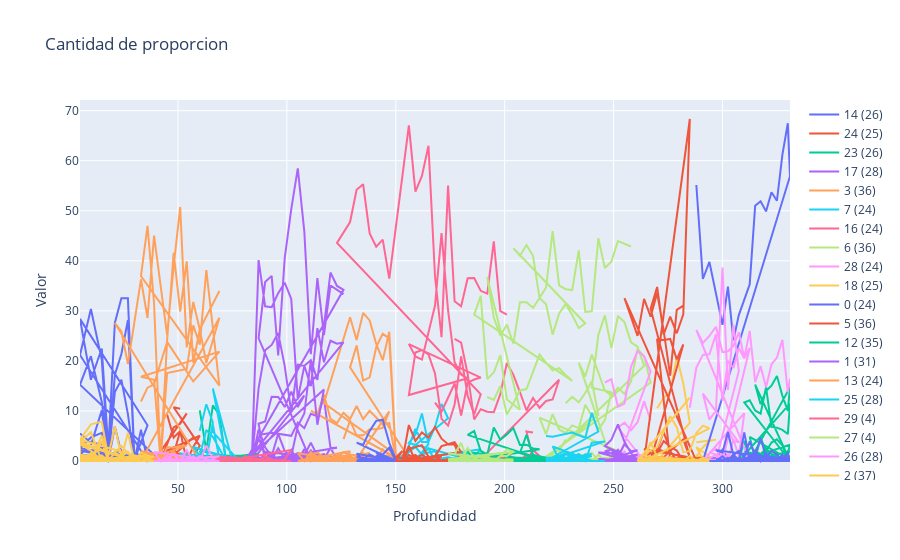

Write notebook code for a chart like this one.
### Code cell
fig = go.Figure()

for element in df_features_1_31["Cluster"].unique():
    nameCluster = str(element) + " (" +  str(len(df_features_1_31[df_features_1_31["Cluster"] == element]["Family"].unique())) + ")"
    fig.add_trace(go.Scatter(x=df_features_1_31[df_features_1_31["Cluster"] == element]["Profundidad"], y=df_features_1_31[df_features_1_31["Cluster"] == element]["Valor"], name=nameCluster))

fig.update_layout(title='Cantidad de proporcion',
                   xaxis_title='Profundidad',
                   yaxis_title='Valor')
fig.show()

### Figure 1 — Plotly figure (JSON) as saved in the notebook; plotly's stock layout.template omitted (floating-point values rounded to 4 significant figures; data arrays with more than 128 entries replaced by an {"elided": "..."} marker saying what was removed)
{"data": [{"name": "14 (26)", "type": "scatter", "x": {"elided": "274 int values"}, "y": {"elided": "274 float values"}}, {"name": "24 (25)", "type": "scatter", "x": {"elided": "152 int values"}, "y": {"elided": "152 float values"}}, {"name": "23 (26)", "type": "scatter", "x": {"elided": "214 int values"}, "y": {"elided": "214 float values"}}, {"name": "17 (28)", "type": "scatter", "x": {"elided": "257 int values"}, "y": {"elided": "257 float values"}}, {"name": "3 (36)", "type": "scatter", "x": {"elided": "310 int values"}, "y": {"elided": "310 float values"}}, {"name": "7 (24)", "type": "scatter", "x": {"elided": "281 int values"}, "y": {"elided": "281 float values"}}, {"name": "16 (24)", "type": "scatter", "x": {"elided": "227 int values"}, "y": {"elided": "227 float values"}}, {"name": "6 (36)", "type": "scatter", "x": {"elided": "392 int values"}, "y": {"elided": "392 float values"}}, {"name": "28 (24)", "type": "scatter", "x": {"elided": "132 int values"}, "y": {"elided": "132 float values"}}, {"name": "18 (25)", "type": "scatter", "x": {"elided": "160 int values"}, "y": {"elided": "160 float values"}}, {"name": "0 (24)", "type": "scatter", "x": {"elided": "281 float values"}, "y": {"elided": "281 float values"}}, {"name": "5 (36)", "type": "scatter", "x": {"elided": "255 int values"}, "y": {"elided": "255 float values"}}, {"name": "12 (35)", "type": "scatter", "x": {"elided": "269 float values"}, "y": {"elided": "269 float values"}}, {"name": "1 (31)", "type": "scatter", "x": {"elided": "268 int values"}, "y": {"elided": "268 float values"}}, {"name": "13 (24)", "type": "scatter", "x": {"elided": "173 int values"}, "y": {"elided": "173 float values"}}, {"name": "25 (28)", "type": "scatter", "x": {"elided": "172 int values"}, "y": {"elided": "172 float values"}}, {"name": "29 (4)", "type": "scatter", "x": [168, 171, 174, 177, 180, 183, 186, 189, 156, 159, 162, 165, 168, 171, 174, 177, 180, 183, 156, 159, 162, 165, 168, 171, 174, 177, 180, 183, 186, 189, 123, 129, 132, 135, 138, 141, 144, 147, 156, 159, 162, 165, 168, 171, 174, 177, 180, 183, 186, 189, 192, 195, 198, 201], "y": [11.65, 9.901, 12.64, 15.49, 9.091, 15.65, 16.28, 16.67, 23.35, 20.88, 20.25, 25.53, 31.07, 45.55, 30.11, 19.72, 17.27, 16.52, 13.17, 21.69, 22.15, 21.28, 17.48, 8.415, 7.063, 11.27, 20.91, 13.04, 9.303, 13.33, 43.56, 47.74, 54.21, 55.31, 45.48, 42.81, 44.22, 36.42, 67.07, 53.82, 56.96, 62.98, 36.89, 24.75, 55.02, 31.92, 30.91, 36.52, 36.54, 34, 33.44, 43.9, 29.97, 29.24]}, {"name": "27 (4)", "type": "scatter", "x": [192, 195, 198, 201, 204, 207, 210, 213, 216, 219, 222, 225, 228, 231, 186, 189, 192, 195, 198, 201, 204, 207, 192, 195, 198, 201, 204, 207, 210, 213, 216, 219, 222, 225, 228, 231, 234, 237, 204, 207, 210, 213, 216, 219, 222, 225, 228, 231, 234, 237, 240, 243, 246, 249, 252, 258], "y": [12.79, 12.2, 14.98, 9.302, 11.56, 14.1, 14.38, 17.98, 21.26, 19.67, 18.12, 18.54, 17.16, 16.01, 29.24, 33, 16.39, 17.68, 21.17, 12.29, 11.25, 10.26, 36.72, 28.66, 25.08, 27.24, 23.44, 31.73, 31.7, 30.6, 32.56, 31.33, 25.24, 29.47, 31.35, 29.18, 26.55, 27.48, 42.5, 41.03, 43.14, 41.01, 32.56, 34.67, 45.95, 35.1, 34.32, 34.16, 42.07, 29.8, 29.9, 44.54, 38.56, 39.87, 43.95, 42.86]}, {"name": "26 (28)", "type": "scatter", "x": {"elided": "186 float values"}, "y": {"elided": "186 float values"}}, {"name": "2 (37)", "type": "scatter", "x": {"elided": "345 int values"}, "y": {"elided": "345 float values"}}, {"name": "15 (35)", "type": "scatter", "x": {"elided": "212 int values"}, "y": {"elided": "212 float values"}}, {"name": "4 (36)", "type": "scatter", "x": {"elided": "321 int values"}, "y": {"elided": "321 float values"}}, {"name": "9 (35)", "type": "scatter", "x": {"elided": "286 int values"}, "y": {"elided": "286 float values"}}, {"name": "10 (35)", "type": "scatter", "x": {"elided": "222 int values"}, "y": {"elided": "222 float values"}}, {"name": "22 (31)", "type": "scatter", "x": {"elided": "220 int values"}, "y": {"elided": "220 float values"}}, {"name": "21 (26)", "type": "scatter", "x": {"elided": "209 int values"}, "y": {"elided": "209 float values"}}, {"name": "19 (24)", "type": "scatter", "x": {"elided": "212 int values"}, "y": {"elided": "212 float values"}}, {"name": "20 (21)", "type": "scatter", "x": {"elided": "188 int values"}, "y": {"elided": "188 float values"}}, {"name": "30 (18)", "type": "scatter", "x": {"elided": "154 int values"}, "y": {"elided": "154 float values"}}, {"name": "11 (16)", "type": "scatter", "x": {"elided": "174 int values"}, "y": {"elided": "174 float values"}}, {"name": "8 (15)", "type": "scatter", "x": {"elided": "226 float values"}, "y": {"elided": "226 float values"}}], "layout": {"title": {"text": "Cantidad de proporcion"}, "xaxis": {"title": {"text": "Profundidad"}}, "yaxis": {"title": {"text": "Valor"}}}}
